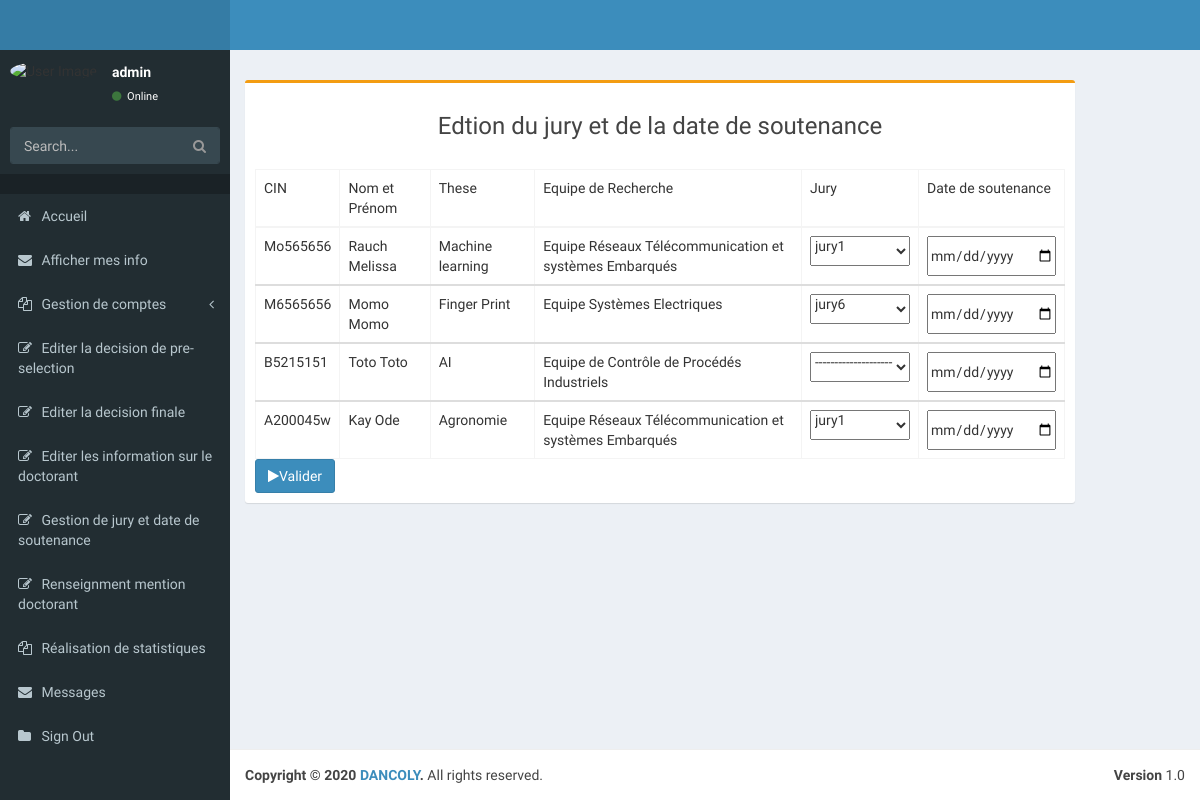
The page /soutDate (signed in) on the database its author committed.
### pages/models.py (models this page shows, shortened)
class Doctorant(models.Model):
    these= models.OneToOneField(These, on_delete=models.CASCADE)
    candidat = models.OneToOneField(Candidat, on_delete = models.CASCADE)
    equipe = models.ForeignKey(Equipe_recherche, on_delete = models.CASCADE)
    jury = models.ForeignKey(Jury, on_delete = models.CASCADE, null = True)
    mention_choice = (
        ('Honorable','Honorable'),
        ('Très Honorable','Très Honorable'),
    )
    mention = models.CharField(max_length = 20, choices = mention_choice, default = "")

class Candidat(models.Model):
    individu = models.OneToOneField(Individu, on_delete = models.CASCADE)
    fonction = models.CharField(max_length = 60, default="")
    entreprise = models.CharField(max_length = 60)
    diplome = models.ManyToManyField(Diplome)
    preselection = models.BooleanField(default = False)
    selection = models.BooleanField(default = False)

class Individu(models.Model):
    user = models.OneToOneField(User, on_delete = models.CASCADE)
    cin = models.CharField(max_length = 8, unique = True, default = "")
    nom = models.CharField(max_length = 50, default="")
    prenoms = models.CharField(max_length = 50, default="")
    photo = models.ImageField(default = "default.jpg", upload_to = 'individu_pics')
    tel = models.CharField(max_length = 15, default="")
    addr = models.CharField(max_length = 60, default="")
    ville_residence = models.CharField(max_length = 250, default="")
    pays = models.CharField(max_length = 30, default = "Maroc")
    genre = models.CharField(max_length = 15, default = "Masculin")
    etat_civil = models.CharField(max_length = 15, default = "Célibataire")
    date_nais = models.DateField()
    status_choices = (
        ('professeur', 'professeur'),
        ('candidat', 'candidat'),
        ('doctorant', 'doctorant'),
    )
    my_status = models.CharField(max_length = 15, choices = status_choices, default = "candidat")
    desactiver = models.BooleanField(default = False)

class These(models.Model):
    titre_these = models.CharField(max_length=100, default="")
    director_these = models.ForeignKey(Professeur, on_delete = models.CASCADE)

class Equipe_recherche(models.Model):
    libelle_equipe = models.CharField(max_length=100, default="")

class Jury(models.Model):
    libelle_jury =  models.CharField(max_length=100, default="")
    date_soutenance = models.DateTimeField(null = True)

### pages/views.py (the view)
# urls.py: re_path('soutDate', views.soutDateView, name = 'soutDate'),
@login_required()
@user_passes_test(lambda u: u.is_superuser)
def soutDateView(request):
    if request.method == 'POST':
        list_ind= Doctorant.objects.all()
        for doctorant in list_ind:
            key2 = 'inpt_th_'+doctorant.candidat.individu.cin
            var_inpt2 =  request.POST[key2]
            jury = Jury.objects.get(id=var_inpt2 )
            date = request.POST['date']
            doctorant= Doctorant.objects.get(id = doctorant.id)
            jurys = Jury.objects.get(libelle_jury = jury)
            jurys.date_soutenance = date
            jurys.save()
            doctorant.jury= jury
            doctorant.save()
        return redirect('pages:soutDate')
    else:
        list_individus= Doctorant.objects.all()
        list_these = These.objects.all()
        list_jury = Jury.objects.all()
        list_equipe = Equipe_recherche.objects.all()
        return render(request, 'pages/soutDate.html', { 'list_individus': list_individus, 'list_jury': list_jury, 'list_equipe': list_equipe, 'list_these': list_these})

### pages/templates/pages/soutDate.html (shortened to what this page needs)
{% extends "pages/base.html" %}
{% block content %}
  <form class="" action="" method="post">
    <div class="box box-warning" >
      <div class="box-header box-with-boder ">
          <h3 class="heading" align = "center">Edtion du jury et de la date de soutenance</h3>
      </div>
        <div class="box-body">
                <table class="table table-bordered">
                  <thead>
                    <tr>
                      <td>CIN</td>
                      <td>Nom et Prénom</td>
                      <td>These</td>
                      <td>Equipe de Recherche</td>
                      <td>Jury</td>
                      <td>Date de soutenance</td>
                    </tr>
                  </thead>
                  {% for doctorant in list_individus %}
                  <tbody>
                    <tr>
                      <td>{{ doctorant.candidat.individu.cin }}</td>
                      <td>{{ doctorant.candidat.individu.nom }} {{ doctorant.candidat.individu.prenoms }}</td>
                      <td> {{ doctorant.these.titre_these }} </td>
                      <td> {{ doctorant.equipe.libelle_equipe }} </td>
                      <td>
                        <select class="sidebar" name="inpt_th_{{doctorant.candidat.individu.cin}}">
                          <option value="">--------------------</option>
                          {% for jury in list_jury %}
                          <option value="{{jury.id}}" {% if doctorant.jury == jury %} selected = "selected" {% endif %}> {{ jury.libelle_jury }} </option>
                          {% endfor %}
                        </select>
                      </td>
                      <td> <input type="date" name="date" value="{{ doctorant.jury.date_soutenance }}">  </td>
                    </tr>
                  </tbody>
                  {% endfor %}
                </table>
                <button type="submit" class="btn btn-primary" >  <span class="fa fa-play"> </span>Valider</button>
        </div>
      </div>
  </form>
{% endblock %}

### pages/templates/pages/base.html (shortened to what this page needs)
{%  load static %}
<!DOCTYPE html>
<html>
  <head>
    <link href="{% static 'pages/css/bootstrap.min.css'%}" rel="stylesheet" type="text/css" />
    <link href="https://maxcdn.bootstrapcdn.com/font-awesome/4.3.0/css/font-awesome.min.css" rel="stylesheet" type="text/css" />
    <link href="http://code.ionicframework.com/ionicons/2.0.0/css/ionicons.min.css" rel="stylesheet" type="text/css" />
    <link href="{% static 'pages/css2/AdminLTE.min.css'%}" rel="stylesheet" type="text/css" />
    <link href="{% static 'pages/css2/skins/_all-skins.min.css'%}" rel="stylesheet" type="text/css" />
    <link href="{% static 'pages/plugins/iCheck/flat/blue.css'%}" rel="stylesheet" type="text/css" />
    <link href="{% static 'pages/plugins/morris/morris.css'%}" rel="stylesheet" type="text/css" />
    <link href="{% static 'pages/plugins/jvectormap/jquery-jvectormap-1.2.2.css'%}" rel="stylesheet" type="text/css" />
    <link href="{% static 'pages/plugins/datepicker/datepicker3.css'%}" rel="stylesheet" type="text/css" />
    <link href="{% static 'pages/plugins/daterangepicker/daterangepicker-bs3.css'%}" rel="stylesheet" type="text/css" />
    <link href="{% static 'pages/plugins/bootstrap-wysihtml5/bootstrap3-wysihtml5.min.css'%}" rel="stylesheet" type="text/css" />
  </head>
  <body class="skin-blue">
    <div class="wrapper">
      <header class="main-header">
        <a href="index2.html" class="logo"><b></b></a>
        <nav class="navbar navbar-static-top" role="navigation">
        </nav>
      </header>
      <aside class="main-sidebar">
        <section class="sidebar">
          <div class="user-panel">
            <div class="pull-left image">
              <img src="{{request.user.individu.photo.url}}" class="img-circle" alt="User Image" />
            </div>
            <div class="pull-left info">
              <p>{{request.user.username}}</p>
              <a href="#"><i class="fa fa-circle text-success"></i> Online</a>
            </div>
          </div>
          <form action="#" method="get" class="sidebar-form">
            <div class="input-group">
              <input type="text" name="q" class="form-control" placeholder="Search..."/>
              <span class="input-group-btn">
                <button type='submit' name='search' id='search-btn' class="btn btn-flat"><i class="fa fa-search"></i></button>
              </span>
            </div>
          </form>
          <ul class="sidebar-menu">
            <li class="header"></li>
            <li class="treeview">
              <a href="{% url 'pages:home' %}">
                <i class="fa fa-home"></i>
                <span>Accueil</span>
              </a>
            </li>
            <li class="treeview">
              <a href="#">
                <i class="fa fa-envelope"></i>
                <span>Afficher mes info</span>
              </a>
            </li>
            <li class="treeview">
              {% if user.is_superuser %}
              <a href="#">
                <i class="fa fa-files-o"></i>
                <span>Gestion de comptes</span>
                <i class="fa fa-angle-left pull-right"></i>
              </a>
              {% endif %}
            </li>
            <li class="treeview">
                  {% if user.is_superuser %}
                  <a href="{% url 'pages:selectCand' %}">
                    <i class="fa fa-edit"></i> <span>Editer la decision de pre-selection</span>
                  </a>
                  {% endif %}
                </li>
                <li class="treeview">
                  {% if user.is_superuser %}
                  <a href="{% url 'pages:selectFinal' %}">
                    <i class="fa fa-edit"></i> <span>Editer la decision finale</span>
                  </a>
                  {% elif user.individu.my_status == 'professeur' %}
                  <a href="{% url 'pages:mesInfo' %}">
                    <i class="fa fa-edit"></i> <span>La liste de mes Doctorants</span>
                  </a>
                  {% endif %}
                </li>
                {% if user.is_superuser %}
                <li class="treeview">
                  <a href="{% url 'pages:addInfoDoc' %}">
                    <i class="fa fa-edit"></i> <span>Editer les information sur le doctorant</span>
                  </a>
                </li>
                  <li class="treeview">
                  <a href="{% url 'pages:soutDate' %}">
                    <i class="fa fa-edit"></i> <span>Gestion de jury et date de soutenance</span>
                  </a>
                </li>
                <li class="treeview">
                  <a href="{% url 'pages:mentionDoc' %}">
                    <i class="fa fa-edit"></i> <span>Renseignment mention doctorant</span>
                  </a>
                </li>
                <li class = "treeview">
                <a href="#">
                  <i class="fa fa-files-o"></i>
                  <span>Réalisation de statistiques</span>
                </a>
              </li>
                {% endif %}
                <li>
                  <a href="{% url 'pages:mesMsg' %}">
                    <i class="fa fa-envelope"></i> <span>Messages</span>
                  </a>
                </li>
                <li class="treeview">
                  <a href="{% url 'pages:logout' %}">
                    <i class="fa fa-folder"></i> <span>Sign Out</span>
                  </a>
                </li>
              </ul>
        </section>
      </aside>
      <div class="content-wrapper">
        <section class="content-header">
        </section>
        <section class="content">
            {% block content %}
            {% endblock content %}
        </section>
      </div>
      <footer class="main-footer">
        <div class="pull-right hidden-xs">
          <b>Version</b> 1.0
        </div>
        <strong>Copyright &copy; 2020 <a href="http://almsaeedstudio.com">DANCOLY</a>.</strong> All rights reserved.
      </footer>
    </div>
  </body>
</html>

### pages/templates/pages/base.html (style rules this page uses)
.content { float: right; width: 90%; height: 80%; overflow: hidden; position: absolute; overflow-y: scroll; overflow-x: hidden; }
@media screen and (min-width: 900px) { .content { width: calc(100% - 340px); } }

### rows shown on the page
Doctorant: candidat.individu.cin "Mo565656", candidat.individu.nom "Rauch", candidat.individu.prenoms "Melissa", these.titre_these "Machine learning", equipe.libelle_equipe "Equipe Réseaux Télécommunication et systèmes Embarqués", jury+candidat "jury1"
Doctorant: candidat.individu.cin "M6565656", candidat.individu.nom "Momo", candidat.individu.prenoms "Momo", these.titre_these "Finger Print", equipe.libelle_equipe "Equipe Systèmes Electriques", jury+candidat "jury6"
Doctorant: candidat.individu.cin "B5215151", candidat.individu.nom "Toto", candidat.individu.prenoms "Toto", these.titre_these "AI", equipe.libelle_equipe "Equipe de Contrôle de Procédés Industriels"
Doctorant: candidat.individu.cin "A200045w", candidat.individu.nom "Kay", candidat.individu.prenoms "Ode", these.titre_these "Agronomie", equipe.libelle_equipe "Equipe Réseaux Télécommunication et systèmes Embarqués", jury+candidat "jury1"

### other values the page prints
{{ request.user.username }} "admin"
